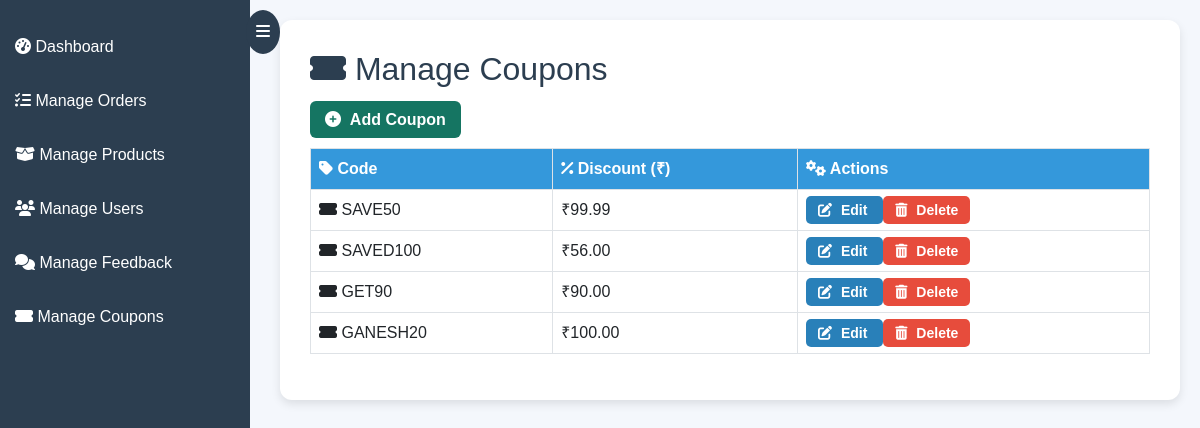
Page /coupons/ on the committed database.
### myApp/models.py (models this page shows, shortened)
class Coupon(models.Model):
    code = models.CharField(max_length=20, unique=True)
    discount = models.DecimalField(max_digits=10, decimal_places=2)

### GrowPure/views.py (the view)
# urls.py: path('coupons/', views.coupon_list, name='coupon_list'),
def coupon_list(request):
    coupons = Coupon.objects.all()
    return render(request, 'admin_panel/coupon_list.html', {'coupons': coupons})

### templates/admin_panel/coupon_list.html (shortened to what this page needs)
<!DOCTYPE html>
<html lang="en">
<head>
    <link rel="stylesheet" href="https://cdn.jsdelivr.net/npm/bootstrap@5.3.0/dist/css/bootstrap.min.css">
    <link rel="stylesheet" href="https://cdnjs.cloudflare.com/ajax/libs/font-awesome/6.4.2/css/all.min.css">
</head>
<body>
    <div class="sidebar" id="sidebar">
        <span class="toggle-btn" onclick="toggleSidebar()"><i class="fas fa-bars"></i></span>
        <a href="{% url 'admin_dashboard' %}"><i class="fas fa-tachometer-alt"></i> Dashboard</a>
        <a href="{% url 'manage_orders' %}"><i class="fas fa-tasks"></i> Manage Orders</a>
        <a href="{% url 'manage_products' %}"><i class="fas fa-box-open"></i> Manage Products</a>
        <a href="{% url 'manage_users' %}"><i class="fas fa-users"></i> Manage Users</a>
        <a href="{% url 'manage_feedback' %}"><i class="fas fa-comments"></i> Manage Feedback</a>
        <a href="{% url 'coupon_list' %}" class="active"><i class="fas fa-ticket-alt"></i> Manage Coupons</a>
    </div>
    <div class="main-content">
        <div class="coupon-container">
            <h2><i class="fas fa-ticket-alt"></i> Manage Coupons</h2>
            <a href="{% url 'add_coupon' %}" class="btn-add">
                <i class="fas fa-plus-circle"></i> Add Coupon
            </a>
            <table class="table table-bordered mt-3">
                <thead>
                    <tr>
                        <th><i class="fas fa-tag"></i> Code</th>
                        <th><i class="fas fa-percentage"></i> Discount (₹)</th>
                        <th><i class="fas fa-cogs"></i> Actions</th>
                    </tr>
                </thead>
                <tbody>
                    {% for coupon in coupons %}
                    <tr>
                        <td><i class="fas fa-ticket-alt"></i> {{ coupon.code }}</td>
                        <td>₹{{ coupon.discount }}</td>
                        <td>
                            <a href="{% url 'edit_coupon' coupon.id %}" class="btn-edit">
                                <i class="fas fa-edit"></i> Edit
                            </a>
                            <a href="{% url 'delete_coupon' coupon.id %}" class="btn-delete"
                               onclick="return confirm('Are you sure you want to delete this coupon?');">
                                <i class="fas fa-trash-alt"></i> Delete
                            </a>
                        </td>
                    </tr>
                    {% endfor %}
                </tbody>
            </table>
        </div>
    </div>
</body>
</html>

### templates/admin_panel/coupon_list.html (style rules this page uses)
body { background-color: #f4f7fc; font-family: 'Poppins', sans-serif; display: flex; transition: all 0.3s ease-in-out; }
.sidebar { width: 250px; background: #2c3e50; color: white; position: fixed; height: 100vh; padding-top: 20px; transition: 0.3s ease-in-out; }
.sidebar a { display: block; color: white; padding: 15px; text-decoration: none; font-size: 16px; transition: 0.3s; }
.sidebar .toggle-btn { position: absolute; top: 10px; right: -30px; background: #2c3e50; color: white; border-radius: 50%; padding: 10px; cursor: pointer; transition: 0.3s ease-in-out; }
.main-content { margin-left: 260px; padding: 20px; width: 100%; transition: 0.3s ease-in-out; }
.coupon-container { background: white; padding: 30px; border-radius: 12px; box-shadow: 0px 4px 10px rgba(0, 0, 0, 0.1); }
h2 { color: #2c3e50; margin-bottom: 20px; }
.btn-add { background: #157562; color: white; padding: 10px 15px; border-radius: 6px; text-decoration: none; font-weight: 600; transition: 0.3s ease-in-out; }
.btn-add i { margin-right: 5px; }
.table { margin-top: 20px; }
.table th { background: #3498db; color: white; }
.btn-edit, .btn-delete { padding: 6px 12px; border-radius: 5px; text-decoration: none; font-size: 14px; font-weight: bold; transition: 0.3s; }
.btn-edit { background: #2980B9; color: white; }
.btn-delete { background: #E74C3C; color: white; }
.btn-edit i, .btn-delete i { margin-right: 5px; }

### rows in the picture
Coupon: code "SAVE50", discount "99.99"
Coupon: code "SAVED100", discount "56.00"
Coupon: code "GET90", discount "90.00"
Coupon: code "GANESH20", discount "100.00"
